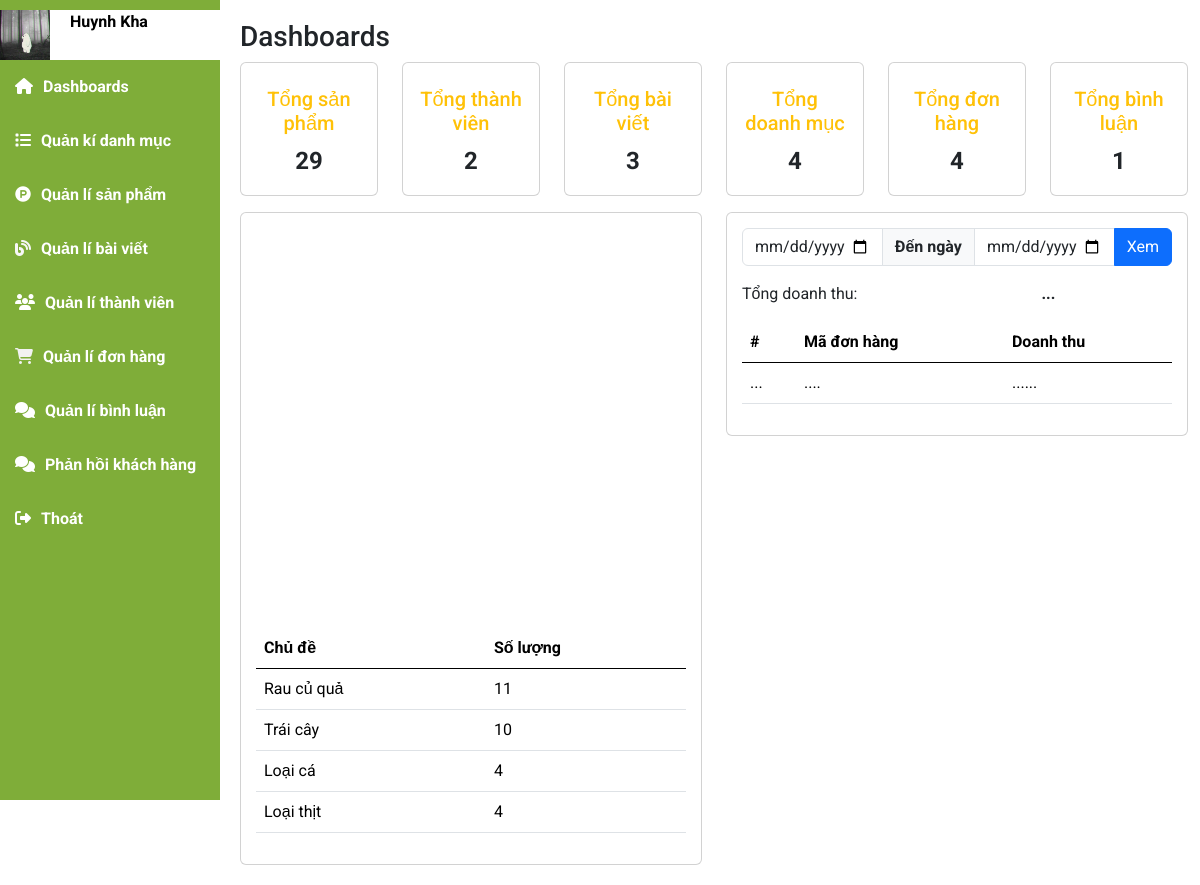
Page /index.php?mod=admin&act=dashboard (signed in) on the committed database.
### tables this page shows
CREATE TABLE `danhmuc` (
  `MaDM` int NOT NULL,
  `TenDM` varchar(50) NOT NULL,
  `SoThuTu` int DEFAULT NULL COMMENT 'số thứ tự mà danh mục sẽ xuất hiện , tùy mình sắp xếp',
  `UuTien` tinyint(1) DEFAULT NULL COMMENT '0: là cho nó ẩn đi, 1 là cho nó xuất hiện tại trang chủ',
  `HinhAnh` text
);

### model/m_pdo.php (called while the page is built, shortened)
<?php
function pdo_get_connection(){
    $dburl = "mysql:host=localhost;dbname=organic;charset=utf8";
    $username = 'root';
    $password = '';
    $conn = new PDO($dburl, $username, $password);
    $conn->setAttribute(PDO::ATTR_ERRMODE, PDO::ERRMODE_EXCEPTION);
    return $conn;
}
function pdo_query($sql){
    $sql_args = array_slice(func_get_args(), 1);
    try{
        $conn = pdo_get_connection();
        $stmt = $conn->prepare($sql);
        $stmt->execute($sql_args);
        $rows = $stmt->fetchAll();
        return $rows;
    }
    catch(PDOException $e){
        throw $e;
    }
    finally{
        unset($conn);
    }
}
function pdo_query_value($sql){
    $sql_args = array_slice(func_get_args(), 1);
    try{
        $conn = pdo_get_connection();
        $stmt = $conn->prepare($sql);
        $stmt->execute($sql_args);
        $row = $stmt->fetch(PDO::FETCH_ASSOC);
        return array_values($row)[0];
    }
    catch(PDOException $e){
        throw $e;
    }
    finally{
        unset($conn);
    }
}

### model/m_admin.php (called while the page is built, shortened)
<?php
    include_once 'model/m_pdo.php';
        function dashboard_countProduct(){
            return pdo_query_value("SELECT COUNT(*) FROM sanpham ");
        }
        function dashboard_countCatagory(){
            return pdo_query_value("SELECT COUNT(*) FROM danhmuc ");
        }
        function dashboard_countUser(){
            return pdo_query_value("SELECT COUNT(*) FROM taikhoan ");
        }
        function dashboard_countBlog(){
            return pdo_query_value("SELECT COUNT(*) FROM baiviet ");
        }
        function dashboard_countOrder(){
            return pdo_query_value("SELECT COUNT(*) FROM donhang ");
        }
        function dashboard_countComment(){
            return pdo_query_value("SELECT COUNT(*) FROM binhluan ");
        }
        function dashboard_googlechart(){
            return pdo_query("SELECT dm.MaDM, dm.TenDM, COUNT(sp.MaSP) AS SoLuong FROM danhmuc dm LEFT JOIN sanpham sp ON dm.MaDM = sp.MaDM GROUP BY dm.MaDM, dm.TenDM");
        }
?>

### view/admin/v_admin_dashboard.php (the view, shortened to what this page needs)
<div class="main-content">
                <h3 class="title-page">
                    Dashboards
                </h3>
                <section class="statistics row">
                    <div class="col-sm-12 col-md-6 col-xl-2">
                        <a href="products.html">
                            <div class="card mb-3 widget-chart">
                                <div class="widget-subheading fsize-1 pt-2 opacity-10 text-warning font-weight-bold">
                                    <h5>
                                        Tổng sản phẩm
                                    </h5>
                                </div>
                                <span class="widget-numbers"><?=$countProduct?></span>
                            </div>
                        </a>
                    </div>
                    <div class="col-sm-12 col-md-6 col-xl-2">
                        <a href="user.html">
                            <div class="card mb-3 widget-chart">
                                <div class="widget-subheading fsize-1 pt-2 opacity-10 text-warning font-weight-bold">
                                    <h5>
                                        Tổng thành viên
                                    </h5>
                                </div>
                                <span class="widget-numbers"><?=$countUser?></span>
                            </div>
                        </a>
                    </div>
                    <div class="col-sm-12 col-md-6 col-xl-2">
                        <a href="caterogies.html">
                            <div class="card mb-3 widget-chart">
                                <div class="widget-subheading fsize-1 pt-2 opacity-10 text-warning font-weight-bold">
                                    <h5>
                                        Tổng bài viết
                                    </h5>
                                </div>
                                <span class="widget-numbers"><?=$countBlog?></span>
                            </div>
                        </a>
                    </div>
                    <div class="col-sm-12 col-md-6 col-xl-2">
                        <a href="#">
                            <div class="card mb-3 widget-chart">
                                <div class="widget-subheading fsize-1 pt-2 opacity-10 text-warning font-weight-bold">
                                    <h5>
                                        Tổng doanh mục
                                    </h5>
                                </div>
                                <span class="widget-numbers"><?=$countCatagory?></span>
                            </div>
                        </a>
                    </div>
                    <div class="col-sm-12 col-md-6 col-xl-2">
                        <a href="#">
                            <div class="card mb-3 widget-chart">
                                <div class="widget-subheading fsize-1 pt-2 opacity-10 text-warning font-weight-bold">
                                    <h5>
                                        Tổng đơn hàng
                                    </h5>
                                </div>
                                <span class="widget-numbers"><?=$countOrder?></span>
                            </div>
                        </a>
                    </div>
                    <div class="col-sm-12 col-md-6 col-xl-2">
                        <a href="#">
                            <div class="card mb-3 widget-chart">
                                <div class="widget-subheading fsize-1 pt-2 opacity-10 text-warning font-weight-bold">
                                    <h5>
                                        Tổng bình luận
                                    </h5>
                                </div>
                                <span class="widget-numbers"><?=$countCmt?></span>
                            </div>
                        </a>
                    </div>
                </section>
                <section class="row">
                    <div class="col-sm-12 col-md-6 col xl-6">
                        <div class="card chart">
                            <div id="myChart" style="height:400px"></div>
                            <table class="table">
                                <thead>
                                    <tr>
                                        <th class="text-start">Chủ đề</th>
                                        <th>Số lượng</th>
                                    </tr>
                                </thead>
                                <tbody>
                                    <?php foreach($thongkeggchart as $item): ?>
                                    <tr>
                                        <td class="text-start"><?=$item['TenDM']?></td>
                                        <td><?=$item['SoLuong']?></td>
                                    </tr>
                                    <?php endforeach; ?>
                                </tbody>
                            </table>
                        </div>
                    </div>
                    <div class="col-sm-12 col-md-6 col-xl-6">
                        <div class="card chart">
                            <form action="#" method="post">
                                <div class="input-group mb-3">
                                    <input type="date" class="form-control" placeholder="Username"
                                        aria-label="Username">
                                    <span class="input-group-text">Đến ngày</span>
                                    <input type="date" class="form-control" placeholder="Server" aria-label="Server">
                                    <button type="button" class="btn btn-primary">Xem</button>
                                </div>
                            </form>
                            <p>Tổng doanh thu: <span>...</span></p>
                            <table class="revenue table table-hover">
                                <thead>
                                    <th>#</th>
                                    <th>Mã đơn hàng</th>
                                    <th>Doanh thu</th>
                                </thead>
                                <tbody>
                                    <tr>
                                        <td>...</td>
                                        <td>....</td>
                                        <td>......</td>
                                    </tr>
                                </tbody>
                            </table>
                        </div>
                    </div>
                </section>
            </div>

### view/css/admin.css (style rules this page uses)
* { padding: 0; margin: 0; box-sizing: border-box; font-family: 'Roboto', sans-serif; }
body { background-color: #e6e6e6; }
.main-content { padding-left: 240px; padding-bottom: 20px; }
.main-content .title-page { padding-top: 20px; }
.main-content .statistics { box-sizing: border-box; display: flex; }
.main-content .statistics a { text-decoration: none; }
.widget-chart { text-align: center; padding: 1rem; border-radius: 10px; position: relative; }
.widget-chart { color: #000; font-size: 24px; font-weight: 700; }
.chart { padding: 15px; border-radius: 10px; }
.chart span { margin-left: 180px; font-weight: 700; }

### rows in the picture
danhmuc: TenDM "Rau củ quả", SoLuong "11"
danhmuc: TenDM "Trái cây", SoLuong "10"
danhmuc: TenDM "Loại cá", SoLuong "4"
danhmuc: TenDM "Loại thịt", SoLuong "4"

### other values in the picture
$_SESSION['user']['HoTen'] "Huynh Kha"
$countProduct "29"
$countUser "2"
$countBlog "3"
$countCatagory "4"
$countOrder "4"
$countCmt "1"
